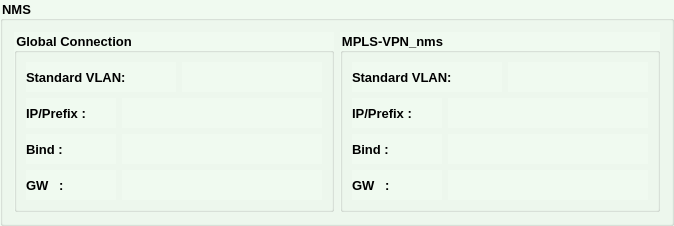
               <widget class="QGroupBox" name="nmsGB">
                <property name="minimumSize">
                 <size>
                  <width>0</width>
                  <height>0</height>
                 </size>
                </property>
                <property name="font">
                 <font>
                  <family>Tahoma</family>
                  <pointsize>10</pointsize>
                  <weight>75</weight>
                  <bold>true</bold>
                 </font>
                </property>
                <property name="styleSheet">
                 <string notr="true">background-color: rgb(240, 250, 240);</string>
                </property>
                <property name="title">
                 <string>NMS</string>
                </property>
                <layout class="QHBoxLayout" name="horizontalLayout_13">
                 <item>
                  <widget class="QGroupBox" name="groupBox_10">
                   <property name="font">
                    <font>
                     <family>Tahoma</family>
                     <pointsize>10</pointsize>
                     <weight>75</weight>
                     <bold>true</bold>
                    </font>
                   </property>
                   <property name="title">
                    <string>Global Connection</string>
                   </property>
                   <layout class="QVBoxLayout" name="verticalLayout_6">
                    <item>
                     <layout class="QHBoxLayout" name="horizontalLayout_17">
                      <item>
                       <widget class="QLabel" name="globalVlanLbl">
                        <property name="minimumSize">
                         <size>
                          <width>150</width>
                          <height>30</height>
                         </size>
                        </property>
                        <property name="maximumSize">
                         <size>
                          <width>150</width>
                          <height>30</height>
                         </size>
                        </property>
                        <property name="font">
                         <font>
                          <family>Tahoma</family>
                          <pointsize>10</pointsize>
                          <weight>75</weight>
                          <bold>true</bold>
                         </font>
                        </property>
                        <property name="text">
                         <string>Standard VLAN:</string>
                        </property>
                       </widget>
                      </item>
                      <item>
                       <widget class="QLabel" name="gVlanLbl">
                        <property name="sizePolicy">
                         <sizepolicy hsizetype="Expanding" vsizetype="Preferred">
                          <horstretch>0</horstretch>
                          <verstretch>0</verstretch>
                         </sizepolicy>
                        </property>
                        <property name="minimumSize">
                         <size>
                          <width>50</width>
                          <height>30</height>
                         </size>
                        </property>
                        <property name="maximumSize">
                         <size>
                          <width>16777215</width>
                          <height>30</height>
                         </size>
                        </property>
                        <property name="font">
                         <font>
                          <family>Tahoma</family>
                          <pointsize>10</pointsize>
                          <weight>75</weight>
                          <bold>true</bold>
                         </font>
                        </property>
                        <property name="styleSheet">
                         <string notr="true">color: rgb(85, 0, 127);</string>
                        </property>
                        <property name="text">
                         <string/>
                        </property>
                       </widget>
                      </item>
                     </layout>
                    </item>
                    <item>
                     <layout class="QHBoxLayout" name="horizontalLayout_19">
                      <item>
                       <widget class="QLabel" name="label_31">
                        <property name="minimumSize">
                         <size>
                          <width>90</width>
                          <height>30</height>
                         </size>
                        </property>
                        <property name="maximumSize">
                         <size>
                          <width>90</width>
                          <height>30</height>
                         </size>
                        </property>
                        <property name="font">
                         <font>
                          <family>Tahoma</family>
                          <pointsize>10</pointsize>
                          <weight>75</weight>
                          <bold>true</bold>
                         </font>
                        </property>
                        <property name="text">
                         <string>IP/Prefix :</string>
                        </property>
                       </widget>
                      </item>
                      <item>
                       <widget class="QLabel" name="gIpLbl">
                        <property name="sizePolicy">
                         <sizepolicy hsizetype="Expanding" vsizetype="Preferred">
                          <horstretch>0</horstretch>
                          <verstretch>0</verstretch>
                         </sizepolicy>
                        </property>
                        <property name="minimumSize">
                         <size>
                          <width>200</width>
                          <height>30</height>
                         </size>
                        </property>
                        <property name="maximumSize">
                         <size>
                          <width>16777215</width>
                          <height>30</height>
                         </size>
                        </property>
                        <property name="font">
                         <font>
                          <family>Tahoma</family>
                          <pointsize>10</pointsize>
                          <weight>75</weight>
                          <bold>true</bold>
                         </font>
                        </property>
                        <property name="styleSheet">
                         <string notr="true">color: rgb(85, 0, 127);</string>
                        </property>
                        <property name="text">
                         <string/>
                        </property>
                        <property name="alignment">
                         <set>Qt::AlignLeading|Qt::AlignLeft|Qt::AlignVCenter</set>
                        </property>
                       </widget>
                      </item>
                     </layout>
                    </item>
                    <item>
                     <layout class="QHBoxLayout" name="horizontalLayout_57">
                      <item>
                       <widget class="QLabel" name="label_37">
                        <property name="minimumSize">
                         <size>
                          <width>90</width>
                          <height>30</height>
                         </size>
                        </property>
                        <property name="maximumSize">
                         <size>
                          <width>90</width>
                          <height>30</height>
                         </size>
                        </property>
                        <property name="font">
                         <font>
                          <family>Tahoma</family>
                          <pointsize>10</pointsize>
                          <weight>75</weight>
                          <bold>true</bold>
                         </font>
                        </property>
                        <property name="text">
                         <string>Bind :</string>
                        </property>
                       </widget>
                      </item>
                      <item>
                       <widget class="QLabel" name="gBindLbl">
                        <property name="sizePolicy">
                         <sizepolicy hsizetype="Expanding" vsizetype="Preferred">
                          <horstretch>0</horstretch>
                          <verstretch>0</verstretch>
                         </sizepolicy>
                        </property>
                        <property name="minimumSize">
                         <size>
                          <width>200</width>
                          <height>30</height>
                         </size>
                        </property>
                        <property name="maximumSize">
                         <size>
                          <width>16777215</width>
                          <height>30</height>
                         </size>
                        </property>
                        <property name="font">
                         <font>
                          <family>Tahoma</family>
                          <pointsize>10</pointsize>
                          <weight>75</weight>
                          <bold>true</bold>
                         </font>
                        </property>
                        <property name="styleSheet">
                         <string notr="true">color: rgb(85, 0, 127);</string>
                        </property>
                        <property name="text">
                         <string/>
                        </property>
                        <property name="alignment">
                         <set>Qt::AlignLeading|Qt::AlignLeft|Qt::AlignVCenter</set>
                        </property>
                       </widget>
                      </item>
                     </layout>
                    </item>
                    <item>
                     <layout class="QHBoxLayout" name="horizontalLayout_20">
                      <item>
                       <widget class="QLabel" name="label_33">
                        <property name="minimumSize">
                         <size>
                          <width>90</width>
                          <height>30</height>
                         </size>
                        </property>
                        <property name="maximumSize">
                         <size>
                          <width>90</width>
                          <height>30</height>
                         </size>
                        </property>
                        <property name="font">
                         <font>
                          <family>Tahoma</family>
                          <pointsize>10</pointsize>
                          <weight>75</weight>
                          <bold>true</bold>
                         </font>
                        </property>
                        <property name="text">
                         <string>GW   :</string>
                        </property>
                       </widget>
                      </item>
                      <item>
                       <widget class="QLabel" name="gGwLbl">
                        <property name="sizePolicy">
                         <sizepolicy hsizetype="Expanding" vsizetype="Preferred">
                          <horstretch>0</horstretch>
                          <verstretch>0</verstretch>
                         </sizepolicy>
                        </property>
                        <property name="minimumSize">
                         <size>
                          <width>200</width>
                          <height>30</height>
                         </size>
                        </property>
                        <property name="maximumSize">
                         <size>
                          <width>16777215</width>
                          <height>30</height>
                         </size>
                        </property>
                        <property name="font">
                         <font>
                          <family>Tahoma</family>
                          <pointsize>10</pointsize>
                          <weight>75</weight>
                          <bold>true</bold>
                         </font>
                        </property>
                        <property name="styleSheet">
                         <string notr="true">color: rgb(85, 0, 127);</string>
                        </property>
                        <property name="text">
                         <string/>
                        </property>
                        <property name="alignment">
                         <set>Qt::AlignLeading|Qt::AlignLeft|Qt::AlignVCenter</set>
                        </property>
                       </widget>
                      </item>
                     </layout>
                    </item>
                   </layout>
                  </widget>
                 </item>
                 <item>
                  <widget class="QGroupBox" name="groupBox_9">
                   <property name="font">
                    <font>
                     <family>Tahoma</family>
                     <pointsize>10</pointsize>
                     <weight>75</weight>
                     <bold>true</bold>
                    </font>
                   </property>
                   <property name="title">
                    <string>MPLS-VPN_nms</string>
                   </property>
                   <layout class="QVBoxLayout" name="verticalLayout_7">
                    <item>
                     <layout class="QHBoxLayout" name="horizontalLayout_18">
                      <item>
                       <widget class="QLabel" name="mplsVlanLbl">
                        <property name="minimumSize">
                         <size>
                          <width>150</width>
                          <height>30</height>
                         </size>
                        </property>
                        <property name="maximumSize">
                         <size>
                          <width>150</width>
                          <height>30</height>
                         </size>
                        </property>
                        <property name="font">
                         <font>
                          <family>Tahoma</family>
                          <pointsize>10</pointsize>
                          <weight>75</weight>
                          <bold>true</bold>
                         </font>
                        </property>
                        <property name="text">
                         <string>Standard VLAN:</string>
                        </property>
                       </widget>
                      </item>
                      <item>
                       <widget class="QLabel" name="mVlanLbl">
                        <property name="sizePolicy">
                         <sizepolicy hsizetype="Expanding" vsizetype="Preferred">
                          <horstretch>0</horstretch>
                          <verstretch>0</verstretch>
                         </sizepolicy>
                        </property>
                        <property name="minimumSize">
                         <size>
                          <width>50</width>
                          <height>30</height>
                         </size>
                        </property>
                        <property name="maximumSize">
                         <size>
                          <width>16777215</width>
                          <height>30</height>
                         </size>
                        </property>
                        <property name="font">
                         <font>
                          <family>Tahoma</family>
                          <pointsize>10</pointsize>
                          <weight>75</weight>
                          <bold>true</bold>
                         </font>
                        </property>
                        <property name="styleSheet">
                         <string notr="true">color: rgb(85, 0, 127);</string>
                        </property>
                        <property name="text">
                         <string/>
                        </property>
                       </widget>
                      </item>
                     </layout>
                    </item>
                    <item>
                     <layout class="QHBoxLayout" name="horizontalLayout_21">
                      <item>
                       <widget class="QLabel" name="label_34">
                        <property name="minimumSize">
                         <size>
                          <width>90</width>
                          <height>30</height>
                         </size>
                        </property>
                        <property name="maximumSize">
                         <size>
                          <width>90</width>
                          <height>30</height>
                         </size>
                        </property>
                        <property name="font">
                         <font>
                          <family>Tahoma</family>
                          <pointsize>10</pointsize>
                          <weight>75</weight>
                          <bold>true</bold>
                         </font>
                        </property>
                        <property name="text">
                         <string>IP/Prefix :</string>
                        </property>
                       </widget>
                      </item>
                      <item>
                       <widget class="QLabel" name="mIpLbl">
                        <property name="sizePolicy">
                         <sizepolicy hsizetype="Expanding" vsizetype="Preferred">
                          <horstretch>0</horstretch>
                          <verstretch>0</verstretch>
                         </sizepolicy>
                        </property>
                        <property name="minimumSize">
                         <size>
                          <width>200</width>
                          <height>30</height>
                         </size>
                        </property>
                        <property name="maximumSize">
                         <size>
                          <width>16777215</width>
                          <height>30</height>
                         </size>
                        </property>
                        <property name="font">
                         <font>
                          <family>Tahoma</family>
                          <pointsize>10</pointsize>
                          <weight>75</weight>
                          <bold>true</bold>
                         </font>
                        </property>
                        <property name="styleSheet">
                         <string notr="true">color: rgb(85, 0, 127);</string>
                        </property>
                        <property name="text">
                         <string/>
                        </property>
                        <property name="alignment">
                         <set>Qt::AlignLeading|Qt::AlignLeft|Qt::AlignVCenter</set>
                        </property>
                       </widget>
                      </item>
                     </layout>
                    </item>
                    <item>
                     <layout class="QHBoxLayout" name="horizontalLayout_58">
                      <item>
                       <widget class="QLabel" name="label_51">
                        <property name="minimumSize">
                         <size>
                          <width>90</width>
                          <height>30</height>
                         </size>
                        </property>
                        <property name="maximumSize">
                         <size>
                          <width>90</width>
                          <height>30</height>
                         </size>
                        </property>
                        <property name="font">
                         <font>
                          <family>Tahoma</family>
                          <pointsize>10</pointsize>
                          <weight>75</weight>
                          <bold>true</bold>
                         </font>
                        </property>
                        <property name="text">
                         <string>Bind :</string>
                        </property>
                       </widget>
                      </item>
                      <item>
                       <widget class="QLabel" name="mBindLbl">
                        <property name="sizePolicy">
                         <sizepolicy hsizetype="Expanding" vsizetype="Preferred">
                          <horstretch>0</horstretch>
                          <verstretch>0</verstretch>
                         </sizepolicy>
                        </property>
                        <property name="minimumSize">
                         <size>
                          <width>200</width>
                          <height>30</height>
                         </size>
                        </property>
                        <property name="maximumSize">
                         <size>
                          <width>16777215</width>
                          <height>30</height>
                         </size>
                        </property>
                        <property name="font">
                         <font>
                          <family>Tahoma</family>
                          <pointsize>10</pointsize>
                          <weight>75</weight>
                          <bold>true</bold>
                         </font>
                        </property>
                        <property name="styleSheet">
                         <string notr="true">color: rgb(85, 0, 127);</string>
                        </property>
                        <property name="text">
                         <string/>
                        </property>
                        <property name="alignment">
                         <set>Qt::AlignLeading|Qt::AlignLeft|Qt::AlignVCenter</set>
                        </property>
                       </widget>
                      </item>
                     </layout>
                    </item>
                    <item>
                     <layout class="QHBoxLayout" name="horizontalLayout_22">
                      <item>
                       <widget class="QLabel" name="label_35">
                        <property name="minimumSize">
                         <size>
                          <width>90</width>
                          <height>30</height>
                         </size>
                        </property>
                        <property name="maximumSize">
                         <size>
                          <width>90</width>
                          <height>30</height>
                         </size>
                        </property>
                        <property name="font">
                         <font>
                          <family>Tahoma</family>
                          <pointsize>10</pointsize>
                          <weight>75</weight>
                          <bold>true</bold>
                         </font>
                        </property>
                        <property name="text">
                         <string>GW   :</string>
                        </property>
                       </widget>
                      </item>
                      <item>
                       <widget class="QLabel" name="mGwLbl">
                        <property name="sizePolicy">
                         <sizepolicy hsizetype="Expanding" vsizetype="Preferred">
                          <horstretch>0</horstretch>
                          <verstretch>0</verstretch>
                         </sizepolicy>
                        </property>
                        <property name="minimumSize">
                         <size>
                          <width>200</width>
                          <height>30</height>
                         </size>
                        </property>
                        <property name="maximumSize">
                         <size>
                          <width>16777215</width>
                          <height>30</height>
                         </size>
                        </property>
                        <property name="font">
                         <font>
                          <family>Tahoma</family>
                          <pointsize>10</pointsize>
                          <weight>75</weight>
                          <bold>true</bold>
                         </font>
                        </property>
                        <property name="styleSheet">
                         <string notr="true">color: rgb(85, 0, 127);</string>
                        </property>
                        <property name="text">
                         <string/>
                        </property>
                        <property name="alignment">
                         <set>Qt::AlignLeading|Qt::AlignLeft|Qt::AlignVCenter</set>
                        </property>
                       </widget>
                      </item>
                     </layout>
                    </item>
                   </layout>
                  </widget>
                 </item>
                </layout>
               </widget>
